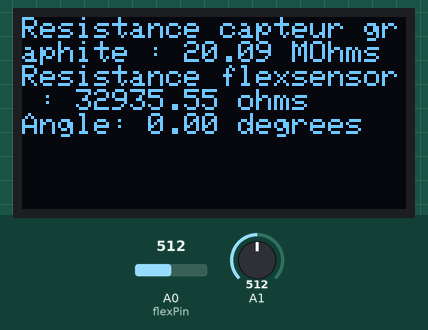
This sketch was run on a simulated Arduino Uno, built with avr-gcc and run on an emulated ATmega328P. On the bench: 128×64 one-colour display. The test bench sets the inputs (shaded band); at power-on: A0 (flexPin) = 512, A1 = 512.

Above: at 1.2 s.
1.3 s: A0 (flexPin) set to 716
At 2.5 s:
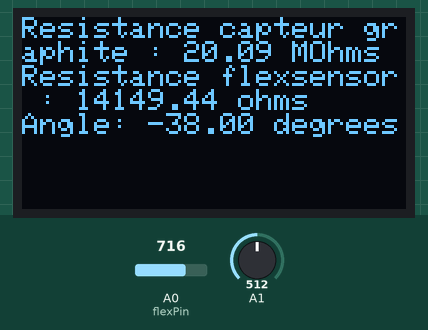
2.8 s: A1 set to 0
At 3.1 s:
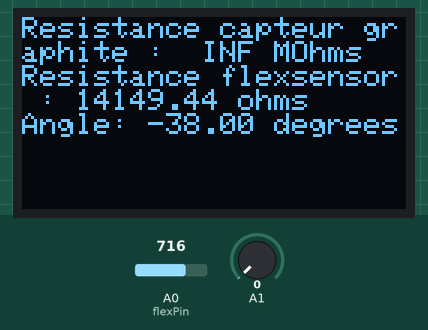
4.3 s: A1 set to 122
At 4.9 s:
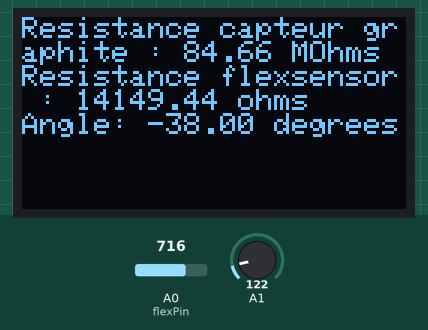
5.8 s: A0 (flexPin) set to 900
At 6.7 s:
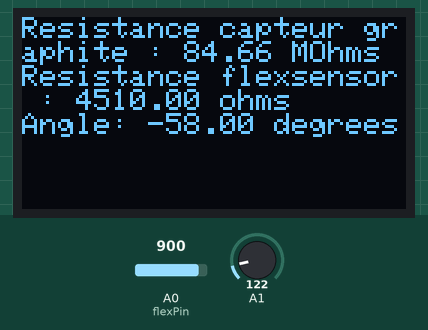
7.3 s: A0 (flexPin) set to 1023
At 8.4 s:
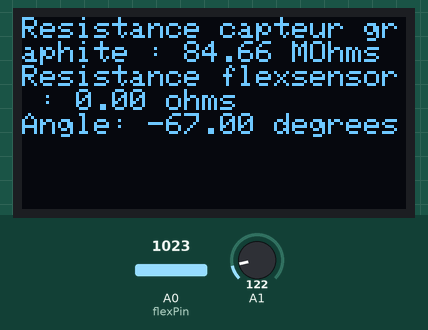
8.8 s: A1 set to 306
At 9.8 s:
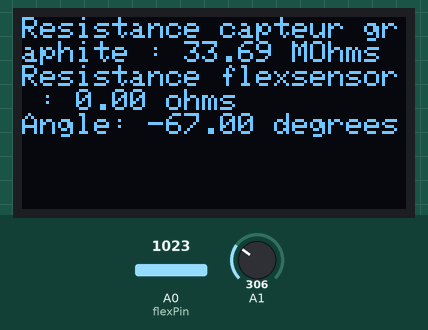
Timing chart, 0 to 11.4 s (numbered marks = the images above; inputs shaded):
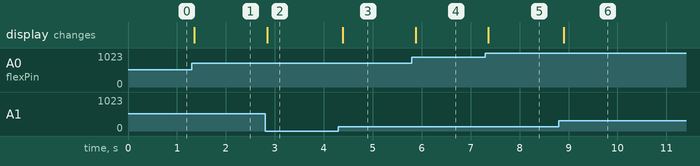

Measured:
- after the input at 1.3 s, the display: changes after 0.06 s (image 1)
- after the input at 2.8 s, the display: changes at once (image 2)
- after the input at 4.3 s, the display: changes after 0.09 s (image 3)
- after the input at 5.8 s, the display: changes after 0.08 s (image 4)
- after the input at 7.3 s, the display: changes after 0.06 s (image 5)
- after the input at 8.8 s, the display: changes after 0.10 s (image 6)

The sketch:

Arduino.ino
```cpp
/*
  Fichier : Arduino
  Description :  Code Arduino pour notre projet capteur de 4A GP
  Auteur : ELLINGSEN Abélia & SZTYM Alice
  Créé le : Mai 2023
*/

//Définitions et librairies relatives à l'OLED
#include <Adafruit_SSD1306.h>

#define nombreDePixelsEnLargeur 128         // Taille de l'écran OLED, en pixel, au niveau de sa largeur
#define nombreDePixelsEnHauteur 64          // Taille de l'écran OLED, en pixel, au niveau de sa hauteur
#define brocheResetOLED         -1          // Reset de l'OLED partagé avec l'Arduino (d'où la valeur à -1, et non un numéro de pin)
#define adresseI2CecranOLED     0x3C        // Adresse de "mon" écran OLED sur le bus i2c (généralement égal à 0x3C ou 0x3D)

Adafruit_SSD1306 ecranOLED(nombreDePixelsEnLargeur, nombreDePixelsEnHauteur, &Wire, brocheResetOLED);


#define Periode 50 //envoie des données toutes les 50ms


// Constantes relatives au flex sensor
const int flexPin = A0;      // Pin utilisé pour récupérer le signal
const float VCC = 5;      // VCC de l'Arduino
const float R_DIV = 33000.0;  // Résistance utilisée pour créer un pont diviseur de tension
const float flatResistance = 33000.0; // Résistance avec capteur plat
const float bendResistance = 77000.0;  // Résistance avec le capteur à 90 degrés

float sensorValue ;
float sensorValue_ard ;
float resistance ;

// Définitions et librairies relatives au module Bluetooth
#include <SoftwareSerial.h>
#define rxPin 10
#define txPin 11

SoftwareSerial mySerial(rxPin ,txPin); //Définition du software serial
unsigned long temps_ref=0;

void setup() {

  // Initialisation de l'écran OLED
  if(!ecranOLED.begin(SSD1306_SWITCHCAPVCC, adresseI2CecranOLED))
    while(1);    // Arrêt du programme (boucle infinie) si échec d'initialisation

  pinMode(flexPin, INPUT);
  pinMode(rxPin,INPUT);
  pinMode(txPin,OUTPUT);

  Serial.begin(9600);
  mySerial.begin(9600);
}

void loop() {

  // Lecture de la valeur du capteur graphite et conversion en résistance
  sensorValue_ard = analogRead(A1);
  sensorValue=sensorValue_ard*5/1024; //Tension sur 5 volt et 10 bits
  resistance = (1.0+100.0)*100000.0*(5.0/sensorValue)-100000.0-10000.0;
  //Serial.println(resistance);
  //Serial.println(sensorValue);

  // Lecture et conversion du signal en résistance délivré par le flex sensor
  int ADCflex = analogRead(flexPin);
  float Vflex = ADCflex * VCC / 1023.0;
  float Rflex = R_DIV * (VCC / Vflex - 1.0);
  //Serial.println("Resistance: " + String(Rflex) + " ohms");

  // Estimation de l'angle du flex sensor
  float angle = map(Rflex, flatResistance, bendResistance, 0, 90.0);
  //Serial.println("Bend: " + String(angle) + " degrees");

 // Affichage sur l'écran OLED
  byte tailleDeCaractere=1 ;

  ecranOLED.clearDisplay();
  ecranOLED.setTextSize(tailleDeCaractere); // Taille des caractères (1:1)
  ecranOLED.setCursor(0, 0); // Déplacement du curseur en position (0,0), c'est à dire dans l'angle supérieur gauche
  ecranOLED.setTextColor(SSD1306_WHITE); // Affichage du texte en "blanc"

  ecranOLED.println("Resistance capteur graphite : " + String(resistance/1e6) + " MOhms");

  ecranOLED.println("Resistance flexsensor : " + String(Rflex) + " ohms");
  ecranOLED.println("Angle: " + String(angle) + " degrees");

  ecranOLED.display(); // Transfert le buffer à l'écran

//Transfert auBluetooth
if (abs(millis()-temps_ref) > Periode)
 {
  temps_ref=millis();
 byte V = map(sensorValue_ard,0,1023,0,255);
 mySerial.write(V);
 }

 delay(25);

}
```
